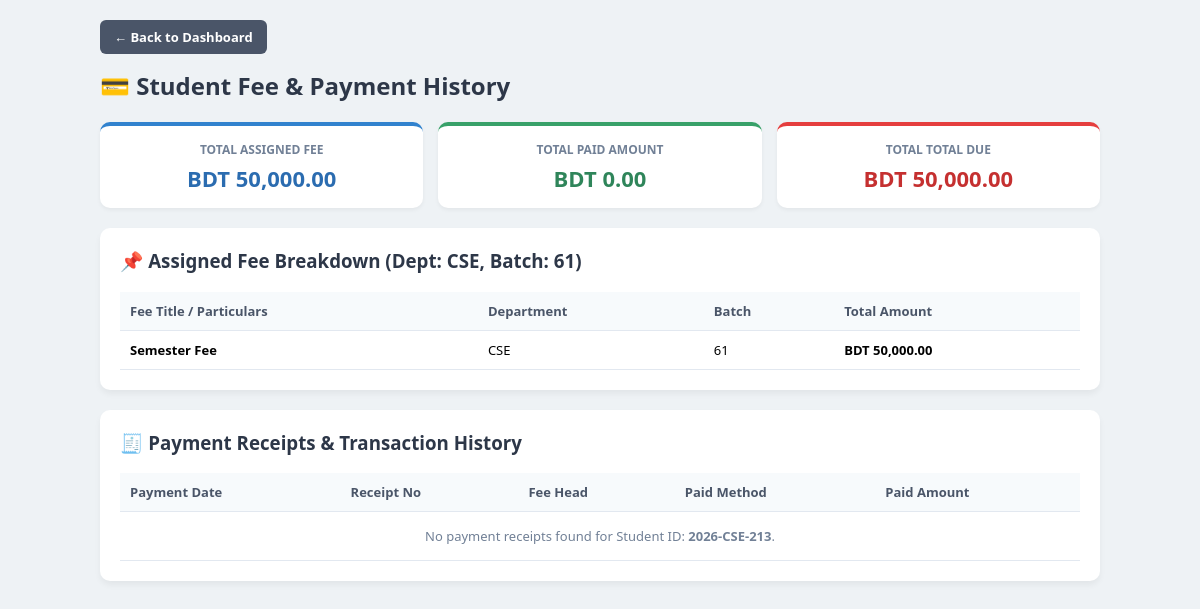
Page /view_fees.php (signed in) on the committed database.
### tables this page shows
CREATE TABLE `students` (
  `id` int(11) NOT NULL,
  `student_id` varchar(50) NOT NULL,
  `name` varchar(100) NOT NULL,
  `email` varchar(100) DEFAULT NULL,
  `department` varchar(50) DEFAULT NULL,
  `created_at` timestamp NOT NULL DEFAULT current_timestamp(),
  `batch` varchar(20) DEFAULT '60'
);

CREATE TABLE `batch_fees` (
  `id` int(11) NOT NULL,
  `department` varchar(50) NOT NULL,
  `batch` varchar(50) NOT NULL,
  `title` varchar(150) NOT NULL,
  `total_amount` decimal(10,2) NOT NULL,
  `created_at` timestamp NOT NULL DEFAULT current_timestamp()
);

### view_fees.php (the view, shortened to what this page needs)
<?php
require_once 'config.php';
$username = $_SESSION['username'];
$student_info = null;
$stmt = $conn->prepare("SELECT * FROM students WHERE student_id = ?");
if ($stmt) {
    $stmt->bind_param("s", $username);
    $stmt->execute();
    $res = $stmt->get_result();
    if ($res && $res->num_rows > 0) {
        $student_info = $res->fetch_assoc();
    }
}
$dept = $student_info['department'] ?? 'CSE';
$batch = $student_info['batch'] ?? '';
$total_assigned_fee = 0;
$fee_details = [];
if (!empty($batch)) {
    $f_stmt = $conn->prepare("SELECT * FROM batch_fees WHERE (department = ? AND batch = ?) OR batch = ?");
    if ($f_stmt) {
        $f_stmt->bind_param("sss", $dept, $batch, $batch);
        $f_stmt->execute();
        $f_res = $f_stmt->get_result();
        if ($f_res) {
            while ($row = $f_res->fetch_assoc()) {
                $fee_details[] = $row;
                $total_assigned_fee += floatval($row['total_amount']);
            }
        }
    }
}
$total_paid = 0;
$payments_history = [];
$total_due = $total_assigned_fee - $total_paid;
?>
<!DOCTYPE html>
<html lang="en">
<head>
</head>
<body>
<div class="container">
    <a href="student_dashboard.php" class="btn-back">← Back to Dashboard</a>
    <h2>💳 Student Fee & Payment History</h2>
    <div class="stats-grid">
        <div class="stat-card" style="border-color: #3182ce;">
            <h4>Total Assigned Fee</h4>
            <div class="num" style="color: #2b6cb0;">BDT <?php echo number_format($total_assigned_fee, 2); ?></div>
        </div>
        <div class="stat-card" style="border-color: #38a169;">
            <h4>Total Paid Amount</h4>
            <div class="num" style="color: #2f855a;">BDT <?php echo number_format($total_paid, 2); ?></div>
        </div>
        <div class="stat-card" style="border-color: #e53e3e;">
            <h4>Total Total Due</h4>
            <div class="num" style="color: #c53030;">BDT <?php echo number_format($total_due, 2); ?></div>
        </div>
    </div>
    <div class="card">
        <h3>📌 Assigned Fee Breakdown (Dept: <?php echo htmlspecialchars($dept); ?>, Batch: <?php echo htmlspecialchars($batch); ?>)</h3>
        <table>
            <thead>
                <tr>
                    <th>Fee Title / Particulars</th>
                    <th>Department</th>
                    <th>Batch</th>
                    <th>Total Amount</th>
                </tr>
            </thead>
            <tbody>
                <?php if (!empty($fee_details)): ?>
                    <?php foreach ($fee_details as $fee): ?>
                        <tr>
                            <td><b><?php echo htmlspecialchars($fee['title']); ?></b></td>
                            <td><?php echo htmlspecialchars($fee['department']); ?></td>
                            <td><?php echo htmlspecialchars($fee['batch']); ?></td>
                            <td><b>BDT <?php echo number_format($fee['total_amount'], 2); ?></b></td>
                        </tr>
                    <?php endforeach; ?>
                <?php endif; ?>
            </tbody>
        </table>
    </div>
    <div class="card">
        <h3>🧾 Payment Receipts & Transaction History</h3>
        <table>
            <thead>
                <tr>
                    <th>Payment Date</th>
                    <th>Receipt No</th>
                    <th>Fee Head</th>
                    <th>Paid Method</th>
                    <th>Paid Amount</th>
                </tr>
            </thead>
            <tbody>
                <?php if (!empty($payments_history)): ?>
                    <?php foreach ($payments_history as $pay): ?>
                        <tr>
                            <td><?php echo date('M d, Y', strtotime($pay['payment_date'])); ?></td>
                            <td><span class="badge-receipt"><?php echo htmlspecialchars($pay['receipt_no']); ?></span></td>
                            <td><?php echo htmlspecialchars($pay['title']); ?></td>
                            <td><?php echo htmlspecialchars($pay['payment_method']); ?></td>
                            <td><b style="color: #2f855a;">BDT <?php echo number_format($pay['paid_amount'], 2); ?></b></td>
                        </tr>
                    <?php endforeach; ?>
                <?php else: ?>
                    <tr>
                        <td colspan="5" style="text-align: center; color: #718096; padding: 15px;">
                            No payment receipts found for Student ID: <b><?php echo htmlspecialchars($username); ?></b>.
                        </td>
                    </tr>
                <?php endif; ?>
            </tbody>
        </table>
    </div>
</div>
</body>
</html>

### view_fees.php (style rules this page uses)
body { font-family: 'Segoe UI', Tahoma, Geneva, Verdana, sans-serif; background: #eef2f5; margin: 0; padding: 20px; }
.container { max-width: 1000px; margin: 0 auto; }
.card { background: white; padding: 20px; border-radius: 10px; box-shadow: 0 4px 6px rgba(0,0,0,0.05); margin-bottom: 20px; }
h2, h3 { color: #2d3748; margin-top: 0; }
.stats-grid { display: grid; grid-template-columns: repeat(3, 1fr); gap: 15px; margin-bottom: 20px; }
.stat-card { background: white; padding: 15px; border-radius: 10px; text-align: center; border-top: 4px solid #3182ce; box-shadow: 0 2px 4px rgba(0,0,0,0.05); }
.stat-card h4 { margin: 0; font-size: 12px; color: #718096; text-transform: uppercase; }
.stat-card .num { font-size: 22px; font-weight: bold; margin-top: 5px; }
table { width: 100%; border-collapse: collapse; margin-top: 10px; }
th, td { padding: 10px; text-align: left; border-bottom: 1px solid #e2e8f0; font-size: 13px; }
th { background: #f7fafc; color: #4a5568; }
.btn-back { display: inline-block; background: #4a5568; color: white; padding: 8px 14px; text-decoration: none; border-radius: 6px; font-weight: bold; font-size: 13px; margin-bottom: 15px; }

### rows in the picture
students: department "CSE", batch "61"
batch_fees: title "Semester Fee", department "CSE", batch "61", total_amount "50,000.00"

### other values in the picture
$total_assigned_fee "50,000.00"
$total_paid "0.00"
$total_due "50,000.00"
$username "2026-CSE-213"
